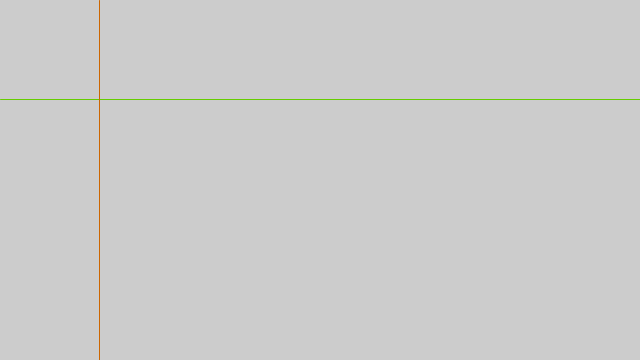
Frame 1 (no input)
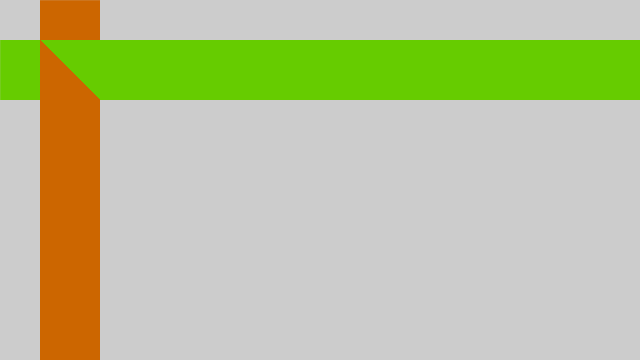
Frame 60 (the mouse pressed at the canvas centre just before this capture)
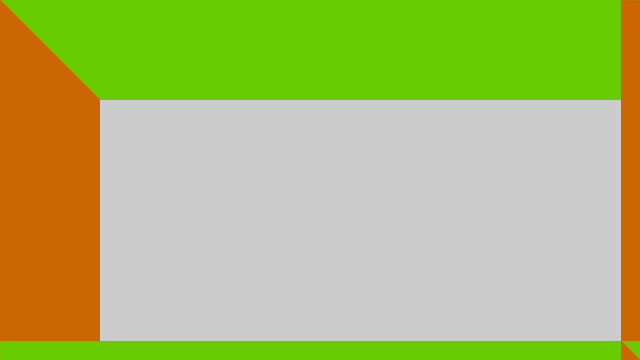
Frame 120 (the mouse held since frame 60 and released just before this capture)

The Processing sketch that drew these frames (run headless with seeded random() and noise(); from frame 60 on, the mouse is pressed at the canvas centre):

// Processing sketch: xydrawing
// ── xydrawing.pde
int y = 100;
int x = 100;
// The statements in the setup() function 
// execute once when the program begins
void setup() {
  size(640, 360);  // Size must be the first statement
  stroke(128);     // Set line drawing color to white
  frameRate(60);
}
// The statements in draw() are executed until the 
// program is stopped. Each statement is executed in 
// sequence and after the last line is read, the first 
// line is executed again.
void draw() { 
//  background(0);   // Clear the screen with a black background
  
  stroke(102, 204, 0) ;
  
  y = y - 1; 
  if (y < 0) { 
    y = height; 
  } 
  line(0, y, width, y);
  
  stroke(204, 102, 0) ;
  
  x = x - 1; 
  if (x < 0) { 
    x = width; 
  } 
  line(x, 0, x , height);  
  
} 
